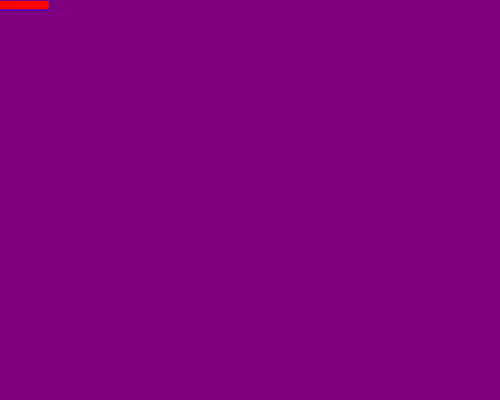
Frame 1 (no input)
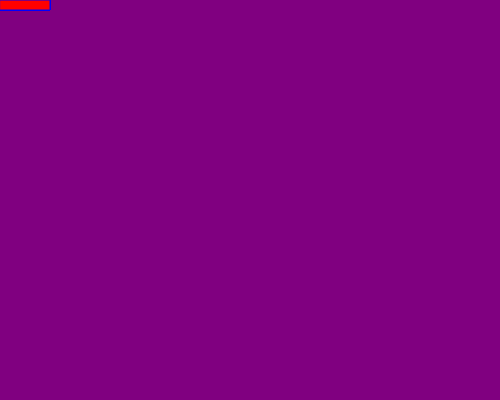
Frame 60 (no input)
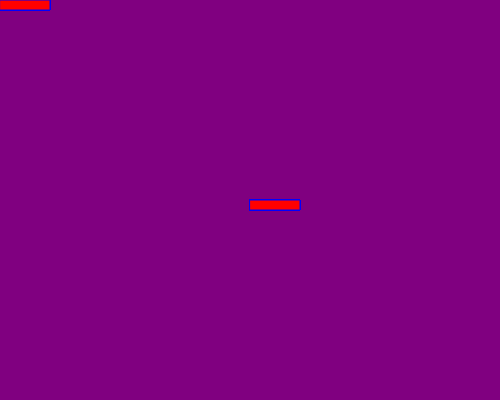
Frame 120 (the mouse pressed at the canvas centre since frame 60)

The p5.js sketch that drew these frames (run headless with seeded random() and noise() and a simulated clock; from frame 60 on, the mouse is pressed at the canvas centre):

// p5.js sketch
// ── sketch.js
function setup() {
  createCanvas(500, 400);
  background("purple");
}

function draw() {
  
  fill("red");
  stroke("blue");
  if(mouseIsPressed){}
rect(mouseX,mouseY,50,10);//retangulo(pos x,pos y,tam x,tam y)
  
  
}
